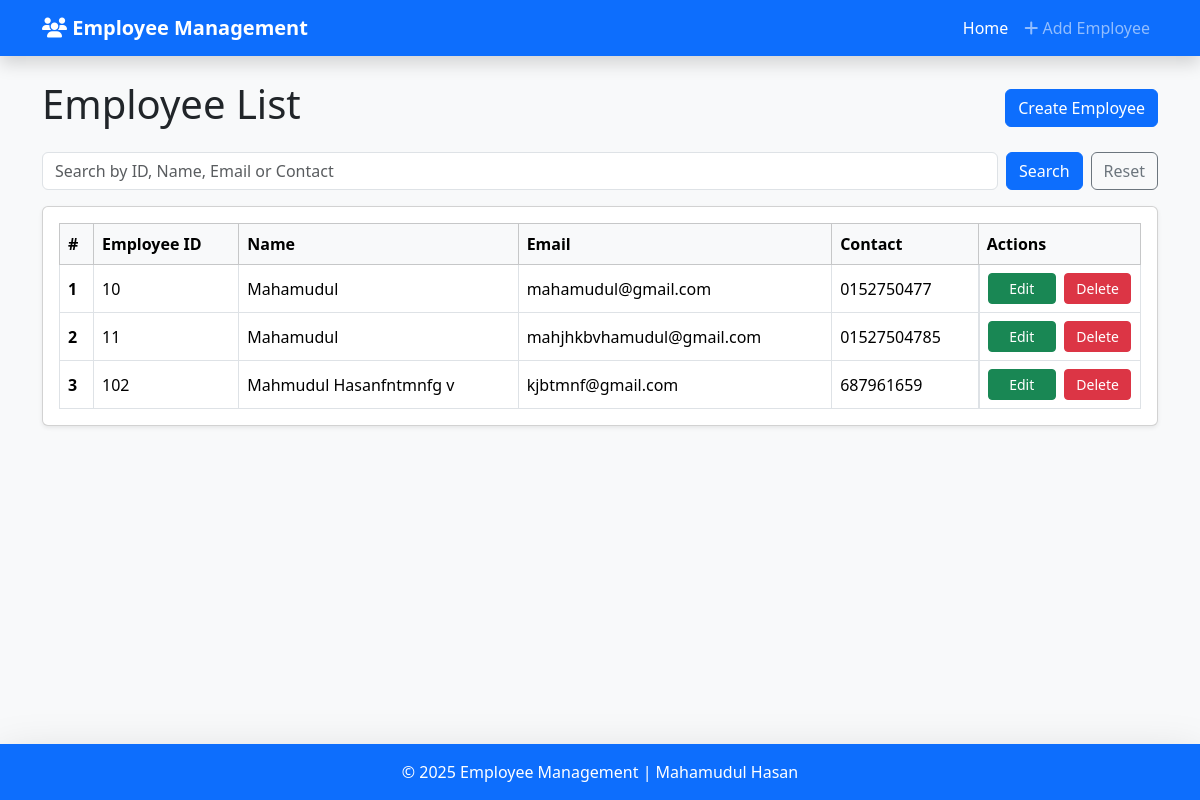
Before: / with the older database file.
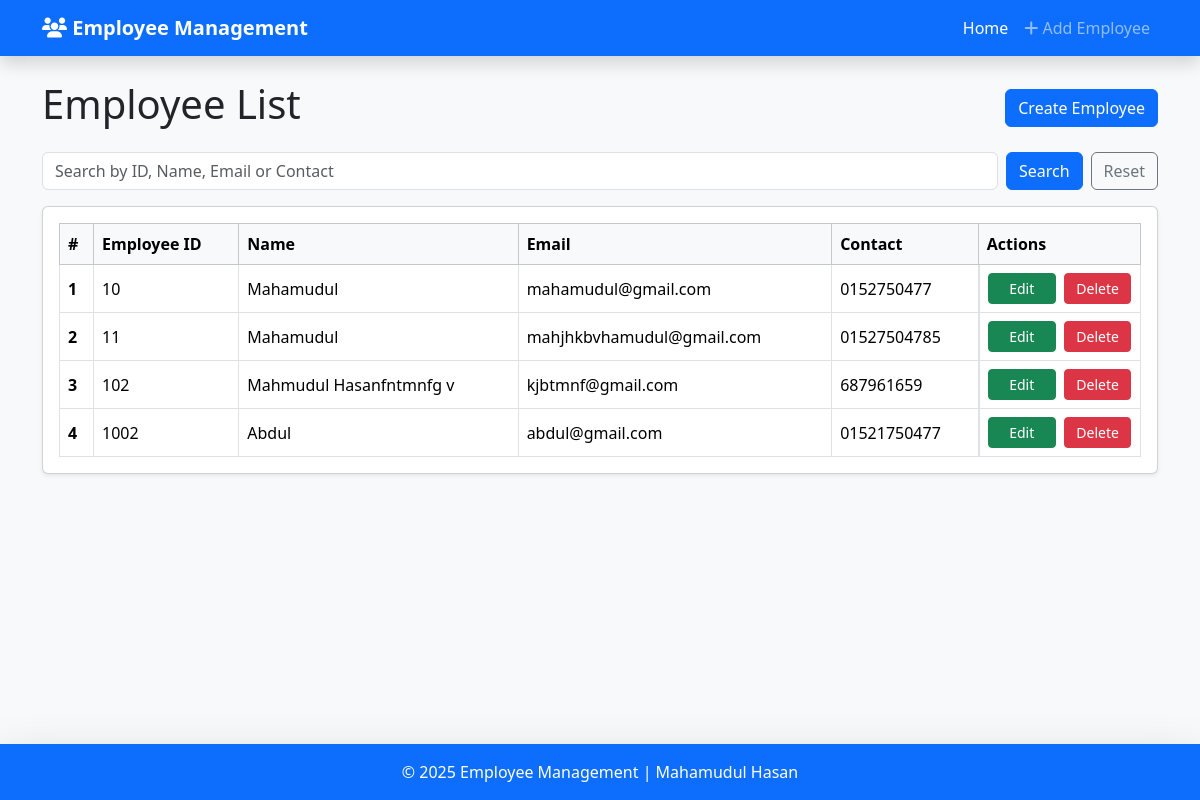
After: the same page with the newer database file.
### employee/models.py (models this page shows, shortened)
class Employee(models.Model):
    employee_id = models.CharField(max_length=20)
    emploee_name = models.CharField(max_length=100)
    employee_email = models.EmailField()
    employee_contact = models.CharField(max_length=20)

### employee/views.py (the view)
# urls.py: path('', EmployeeListView, name='employee_list'),
def EmployeeListView(request):
    query = request.GET.get('q')
    if query:
        employees = Employee.objects.filter(
            Q(employee_id__icontains=query) |
            Q(emploee_name__icontains=query) |
            Q(employee_email__icontains=query) |
            Q(employee_contact__icontains=query)
        )
    else:
        employees = Employee.objects.all()
    return render(request, 'employee_list.html', {'employees': employees})

### templates/employee_list.html (shortened to what this page needs)
{% extends "base.html" %}
{% block content %}
<div class="d-flex flex-column flex-sm-row justify-content-between align-items-start align-items-sm-center mb-3 gap-2">
  <h1>Employee List</h1>
  <a href="{% url 'employee_create' %}" class="btn btn-primary">Create Employee</a>
</div>
<form method="GET" class="mb-3 d-flex flex-column flex-sm-row gap-2">
  <input type="text" name="q" class="form-control" placeholder="Search by ID, Name, Email or Contact" value="{{ request.GET.q }}">
  <div class="d-flex gap-2 flex-column flex-sm-row">
    <button type="submit" class="btn btn-primary">Search</button>
    <a href="{% url 'employee_list' %}" class="btn btn-outline-secondary">Reset</a>
  </div>
</form>
<div class="d-none d-sm-block card shadow-sm p-3 overflow-auto">
  <table class="table table-bordered table-hover align-middle mb-0">
    <thead class="table-light">
      <tr>
        <th>#</th>
        <th>Employee ID</th>
        <th>Name</th>
        <th>Email</th>
        <th>Contact</th>
        <th>Actions</th>
      </tr>
    </thead>
    <tbody>
      {% for employee in employees %}
      <tr>
        <th scope="row">{{ forloop.counter }}</th>
        <td>{{ employee.employee_id }}</td>
        <td>{{ employee.emploee_name }}</td>
        <td>{{ employee.employee_email }}</td>
        <td>{{ employee.employee_contact }}</td>
        <td class="d-flex flex-column flex-sm-row gap-2">
          <a href="{% url 'employee_update' employee.id %}" class="btn btn-success btn-sm w-100 w-sm-auto">Edit</a>
          <a href="{% url 'employee_delete' employee.id %}" class="btn btn-danger btn-sm w-100 w-sm-auto">Delete</a>
        </td>
      </tr>
      {% endfor %}
    </tbody>
  </table>
</div>
{% endblock %}

### templates/base.html (shortened to what this page needs)
<!DOCTYPE html>
<html lang="en">
  <head>
    <link
      href="https://cdn.jsdelivr.net/npm/bootstrap@5.3.3/dist/css/bootstrap.min.css"
      rel="stylesheet"
    />
    <link
      rel="stylesheet"
      href="https://cdnjs.cloudflare.com/ajax/libs/font-awesome/6.4.2/css/all.min.css"
    />
  </head>
  <body class="bg-light">
    <nav class="navbar navbar-expand-lg navbar-dark bg-primary shadow">
      <div class="container">
        <a class="navbar-brand fw-bold" href="{% url 'employee_list' %}">
          <i class="fa-solid fa-users"></i> Employee Management
        </a>
        <div class="collapse navbar-collapse" id="navbarNav">
          <ul class="navbar-nav ms-auto">
            <li class="nav-item">
              <a class="nav-link active" href="{% url 'employee_list' %}">Home</a>
            </li>
            <li class="nav-item">
              <a class="nav-link" href="{% url 'employee_create' %}">
                <i class="fa-solid fa-plus"></i> Add Employee
              </a>
            </li>
          </ul>
        </div>
      </div>
    </nav>
    <main class="container my-4">
      {% block content %}
      {% endblock %}
    </main>
    <footer class="bg-primary text-white text-center py-3 mt-4 shadow-lg">
      <p class="mb-0">&copy; 2025 Employee Management | Mahamudul Hasan</p>
    </footer>
  </body>
</html>

### templates/base.html (style rules this page uses)
html, body { height: 100%; }
body { display: flex; flex-direction: column; }
main { flex: 1; }

Changed rows visible on the page:
added Employee: employee_id "1002", emploee_name "Abdul", employee_email "abdul@gmail.com", employee_contact "01521750477"
